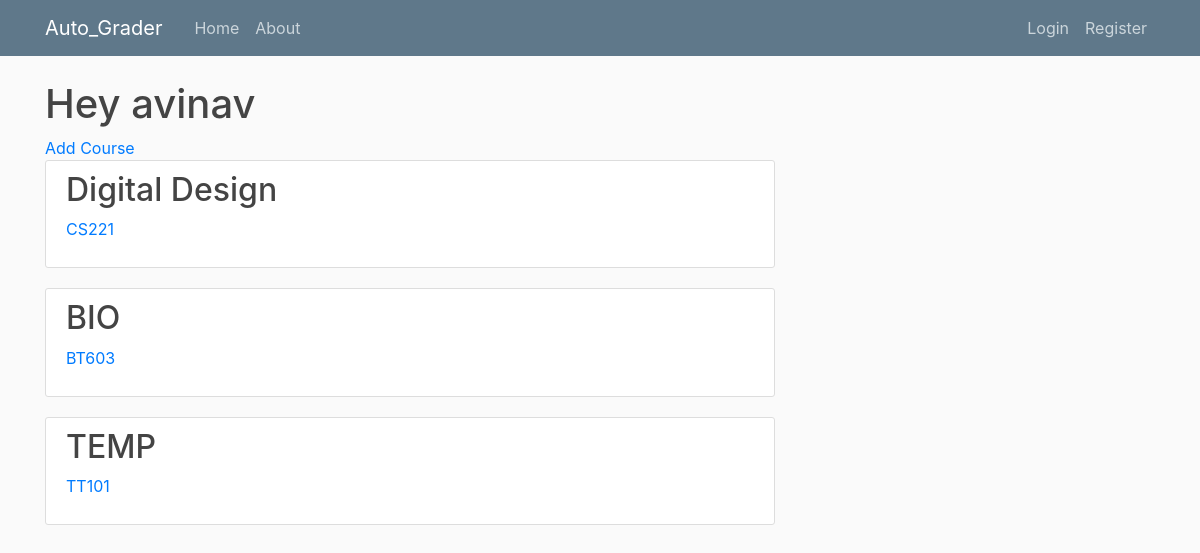
/tas/homepage (signed in), run on the app's committed database.
### assignment/models.py (models this page shows, shortened)
class Course(models.Model):
    name = models.CharField(max_length=100)
    code = models.CharField(max_length=20)

### tas/views.py (the view)
# urls.py: path('homepage', views.homepage, name='home'),
def homepage(req):
    name = req.user.username
    ta =  TAs.objects.filter(ta=req.user)
    if ta.exists() == False:
        print('Not a TA')
        logout(req)
        return redirect('login')
    ta = ta.first()
    courses = ta.courses.all()
    return render(req, "tas/homepage.html" , {'name':name , 'courses' : courses})

### tas/templates/tas/homepage.html
{% extends 'tas/base.html' %}
{% block content %}
<div>
    <h1>Hey {{ name }}</h1>
    <a href="{% url "addcourse" %}">Add Course</a>
    <div class="courses">
        {% for course in courses %}
        <a href="{% url "course" course.code %}">
            <div class="course content-section">
                <h2>{{course.name}}</h2>
                <p>{{course.code}} </p>
            </div>
        </a>
        {% endfor %}
    </div>
</div>
{% endblock content %}

### assignment/static/assignment/main.css (style rules this page uses)
body { background: #fafafa; color: #333333; margin-top: 5rem; }
h1, h2, h3, h4, h5, h6 { color: #444444; }
.content-section { background: #ffffff; padding: 10px 20px; border: 1px solid #dddddd; border-radius: 3px; margin-bottom: 20px; }

### data on the page
Course: name "Digital Design", code "CS221"
Course: name "BIO", code "BT603"
Course: name "TEMP", code "TT101"

### other printed values
{{ name }} "avinav"
